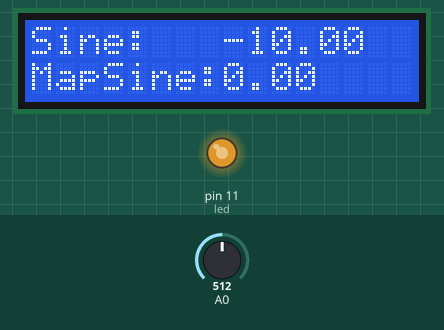
Recording of a sketch running on a simulated Arduino Uno, built with avr-gcc and run on an emulated ATmega328P. Shown: 16×2 character LCD, output pins drawn as LEDs (lit = HIGH). Inputs (shaded band) come from the test bench; at power-on: A0 = 512.

Above: at 1.2 s.
1.3 s: A0 set to 716
At 1.53 s:
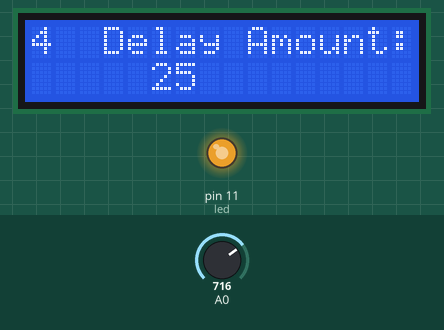
4.1 s: A0 set to 511
At 4.31 s:
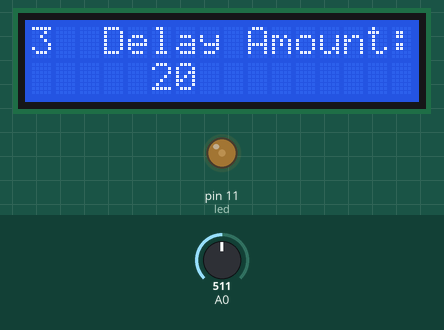
5.6 s: A0 set to 53
At 6.13 s:
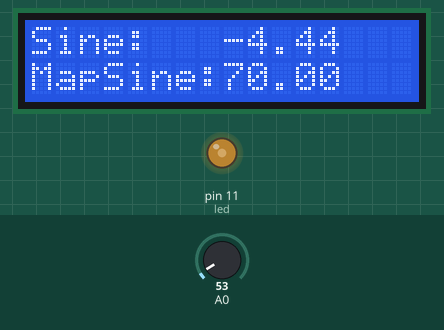
7.1 s: A0 set to 46
At 7.62 s:
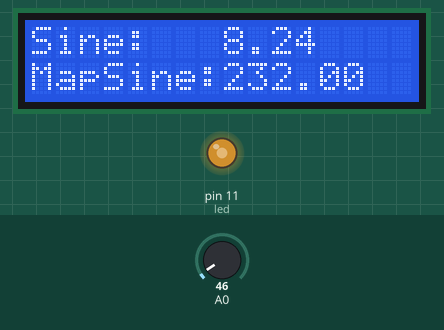
8.6 s: A0 set to 122
At 8.83 s:
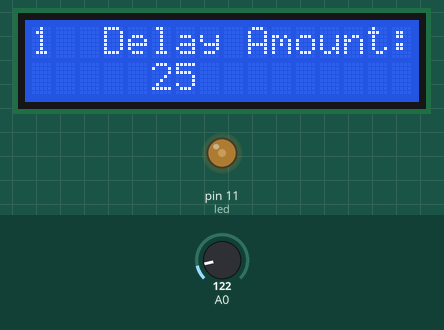
10.1 s: A0 set to 0
At 10.95 s:
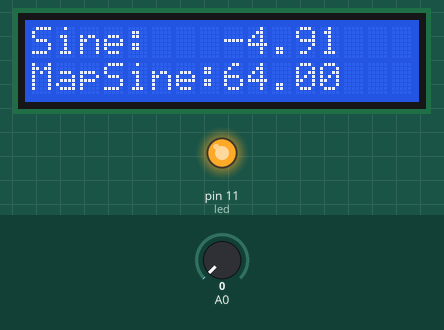
Timing chart, 0 to 14.1 s (numbered marks = the images above; inputs shaded):
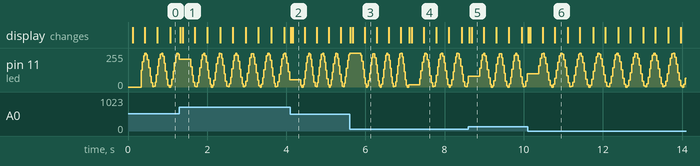

Measured:
- after the input at 1.3 s, the display: first differs from a run without the input after 0.08 s (image 1)
- after the input at 4.1 s, the display: first differs from a run without the input after 0.06 s (image 2)
- after the input at 5.6 s, the display: first differs from a run without the input after 0.08 s (image 3 shows a later state)
- after the input at 7.1 s, the display: first differs from a run without the input after 0.06 s (image 4 shows a later state)
- after the input at 8.6 s, the display: first differs from a run without the input after 0.08 s (image 5)
- after the input at 10.1 s, the display: first differs from a run without the input after 0.07 s (image 6 shows a later state)

The sketch:

LCDworkingvals.ino
```cpp
#include <LiquidCrystal.h>
#include <LCDKeypad.h>

// exponential equations and sine waves don't look super great for fading at lower light levels
//unless you are going at a faster rate this seems to hold true for the 0-255 range of values
// on the tlc there is more of a resolution for these leds 0-4150 which should give a smoother appearence for the pwm signals
 //linear fades would be molst applicable for this type of fading
 //also light mixing will further disguise shakeyness in light output with les stutter
LiquidCrystal lcd(8, 13, 9, 4, 5, 6, 7);


char msgs[5][16] = {"Right Key OK ",
                    "Up Key OK    ",
                    "Down Key OK  ",
                    "Left Key OK  ",
                    "Select Key OK" };


int led = 11;
int adc_key_val[5] ={50, 200, 400, 600, 800 };
int NUM_KEYS = 5;
int adc_key_in;
int key=-1;
int oldkey=-1;
int delayAmount = 30;

void setup()
{
  lcd.begin(16, 2);
  lcd.clear();

  lcd.print("ADC key testing");
}

int brightnessMap = 255;
float i = 0;
void loop()
{


  adc_key_in = analogRead(0);    // read the value from the sensor
  key = get_key(adc_key_in);  // convert into key press
   if (key != oldkey)   // if keypress is detected
   {
     delay(50);  // wait for debounce time
     adc_key_in = analogRead(0);    // read the value from the sensor
     key = get_key(adc_key_in);    // convert into key press
     if (key != oldkey)
     {
       lcd.setCursor(0, 1);
       oldkey = key;
       if (key >=0)
       {
           if(key == 1 && brightnessMap != 255){
             brightnessMap+=5;

           }
           else if(key == 2 && brightnessMap != 0){
              brightnessMap-=5;

           }

           lcd.clear();
           lcd.print(key);
           if(key == 3){
              delayAmount-=5;
           }else if (key ==0){

            delayAmount +=5;
           }
           lcd.print("  Delay Amount: ");
           lcd.setCursor(5,1);
           lcd.print(delayAmount);


            delay(200);

       }
     }
   }

  lcd.clear();
  lcd.setCursor(0,0);
 //float brightness = 125*(float)sin(i)+125;
 float brightness = 10*sin(i);
   lcd.print("Sine:   ");
  lcd.setCursor(8,0);
  lcd.print(brightness);
  lcd.setCursor(0,1);

 /*
  lcd.print("Cosine: ");
  lcd.setCursor(8,1);
  lcd.print((float)cos(i));
 */
  lcd.print("MapSine: ");
 lcd.setCursor(8,1);
 /*
 lcd.print("S shunt: ");
 if(brightness-(int)brightness >= .5){
   lcd.print((int)brightness+1);
   analogWrite(led, (int)brightness+1);
 }
 else {
   lcd.print((int)brightness);
   analogWrite(led, (int)brightness);
 }
 */
 float sine = sin(i);
 float mappedSine = map(sine*1000000,-1000000, 1000000,0,   brightnessMap);
 lcd.print(mappedSine);
 analogWrite(led, mappedSine);
  i+=.5;
  delay(delayAmount);
}


int get_key(unsigned int input)
{
    int k;
    for (k = 0; k < NUM_KEYS; k++)
    {
      if (input < adc_key_val[k])
      {
        return k;
      }
    }
    if (k >= NUM_KEYS)k = -1;  // No valid key pressed
    return k;
}
```
